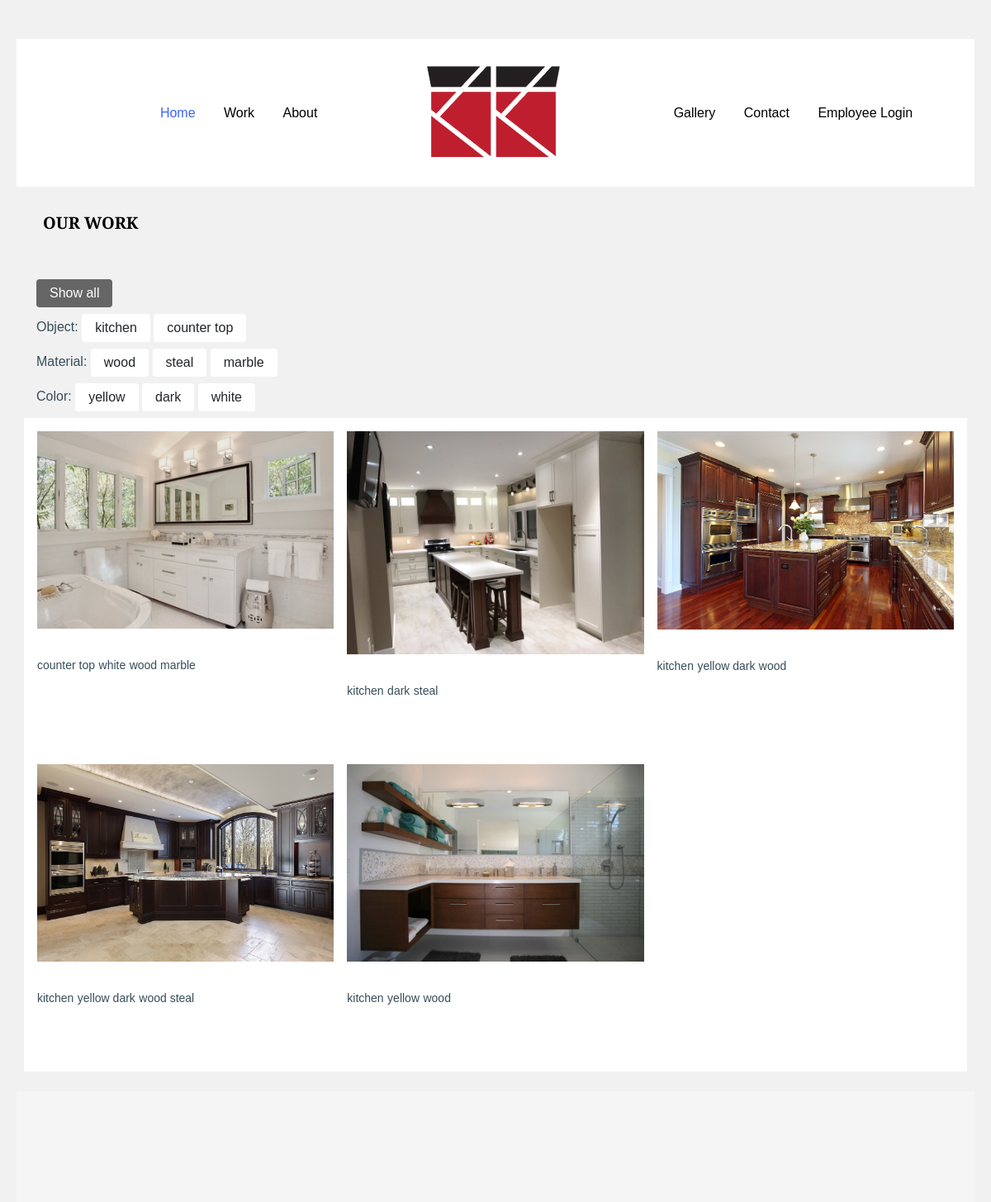
The app's page /gallery/ (upper part), older data.
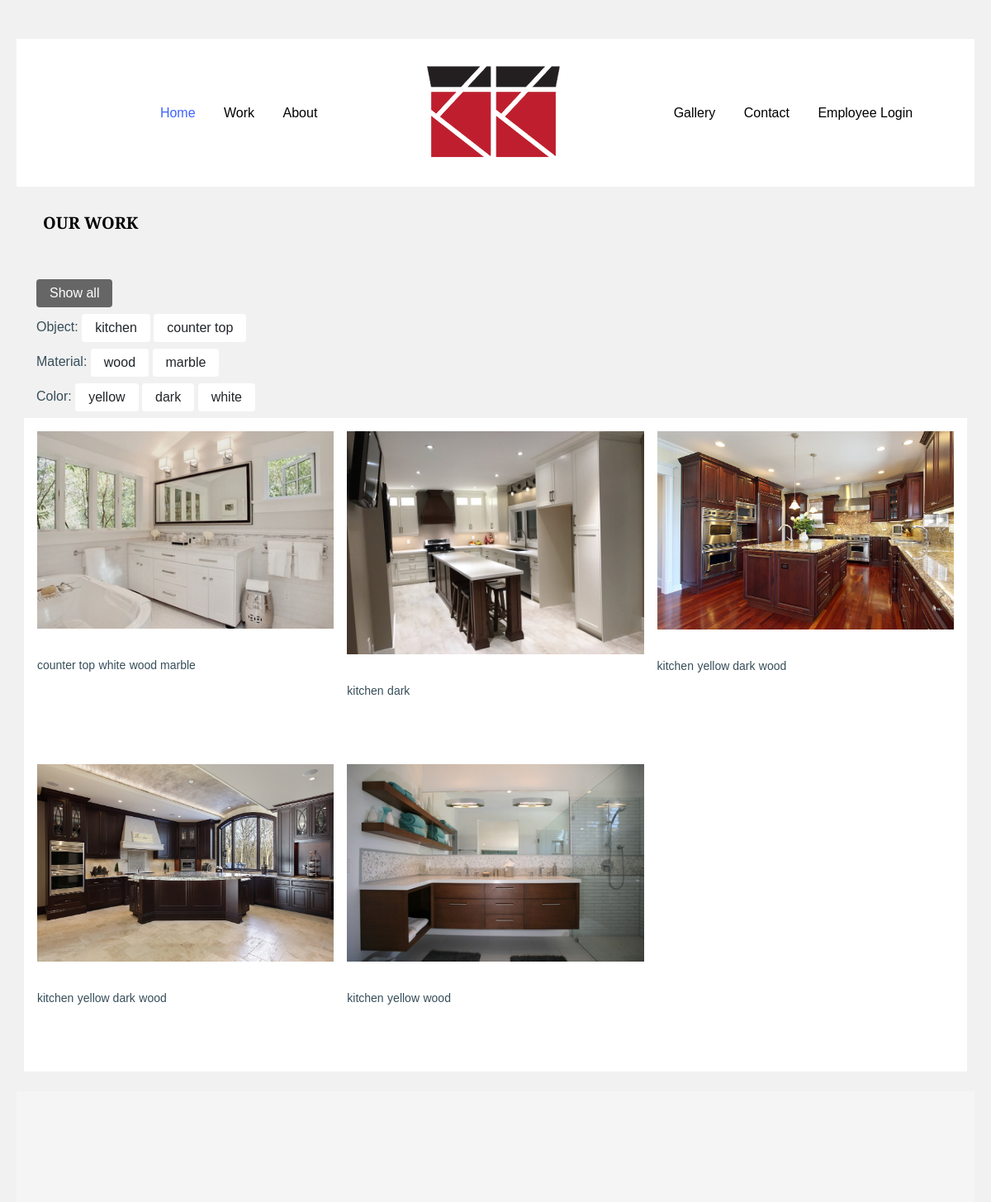
The same page, newer data.
### app/models.py (models this page shows, shortened)
class Classify(models.Model):
    classify = models.CharField(max_length = 200,default = 'N/A')
    def __str__(self):
        return self.classify

class Material(models.Model):
    material = models.CharField(max_length = 50,default = 'N/A')
    def __str__(self):
        return self.material

class Color(models.Model):
    color = models.CharField(max_length = 50,default = 'N/A')
    def __str__(self):
        return self.color

class Pic(models.Model):
    material = models.ManyToManyField(Material,blank=True)
    color = models.ManyToManyField(Color,blank=True)
    classify = models.ManyToManyField(Classify,blank=True)
    image = models.ImageField(upload_to = "gallery",default=None)
    is_on_home_page = models.BooleanField(default = False)
    is_on_home_page_gallery = models.BooleanField(default = False)

### app/views.py (the view)
# urls.py: path('gallery/',views.gallery,name='gallery'),
def gallery(request):
    assert isinstance(request, HttpRequest)
    pictures = Pic.objects.all()
    material = Material.objects.all()
    color = Color.objects.all()
    classify = Classify.objects.all()
    return render(
        request,
        'app/gallery.html',
        {
            'title':'gallery',
            'pics': pictures,
            'materials':material,
            'colors':color,
            'classifies':classify,
        }
    )

### app/templates/app/gallery.html (shortened to what this page needs)
﻿{% extends "app/layout.html" %}
{% load staticfiles %}
{% block css %}
<link rel="stylesheet" href="{% static 'app/css/gallery.css' %}">
{% endblock %}
{% block content %}
        <div class="site-section">
          <div class="container">
            <div class="row mb-5 align-items-center">
              <div class="col-md-7">
                <h2 class="heading-39291 mb-0">Our Work</h2>
              </div>
            </div>
            <div class="container" id="btnContainer">
                <div class="btnRow" id="btnShowAll">
                    <button class="btn btnShowAll active"> Show all</button>
                </div>
                <div class="btnRow" id="btnClassify">
                   Object:
                {% for classify in classifies %}
                  <button class="btn {{ classify.classify }}"> {{ classify.classify }}</button>
                {% endfor %}
                </div>
                <div class="btnRow" id="btnMaterial">
                    Material:
                {% for material in materials %}
                  <button class="btn {{ material.material }}"> {{ material.material }}</button>
                {% endfor %}
                </div>
                <div class="btnRow" id="btnColor">
                    Color:
                {% for color in colors %}
                  <button class="btn {{ color.color }} btnColor"> {{ color.color }}</button>
                {% endfor %}
                </div>
            </div>
            <div class="row" id="galleryPics">
                {% for pic in pics %}
              <div class="column {{ pic.classify.all|join:" " }} {{ pic.color.all|join:" " }} {{ pic.material.all|join:" " }}">
                <div class="media-02819">
                  <a href="{{ pic.image.url }}" class="img-link"><img src="{{ pic.image.url }}" alt="Image" class="img-fluid"></a>
                  <span>{{ pic.classify.all|join:" " }}</span>
                  <span>{{ pic.color.all|join:" " }}</span>
                  <span>{{ pic.material.all|join:" " }}</span>
                </div>
              </div>
                {% endfor %}
            </div>
          </div>
        </div>
{% endblock %}

Row changes from the older to the newer data that the page shows:
removed Material: material "steal"
shown differently, row unchanged: Pic "dark": material.all "steal" → (not shown)
computed for Pic (number 4 of 5 on the later page): material.all "wood steal" → "wood"
